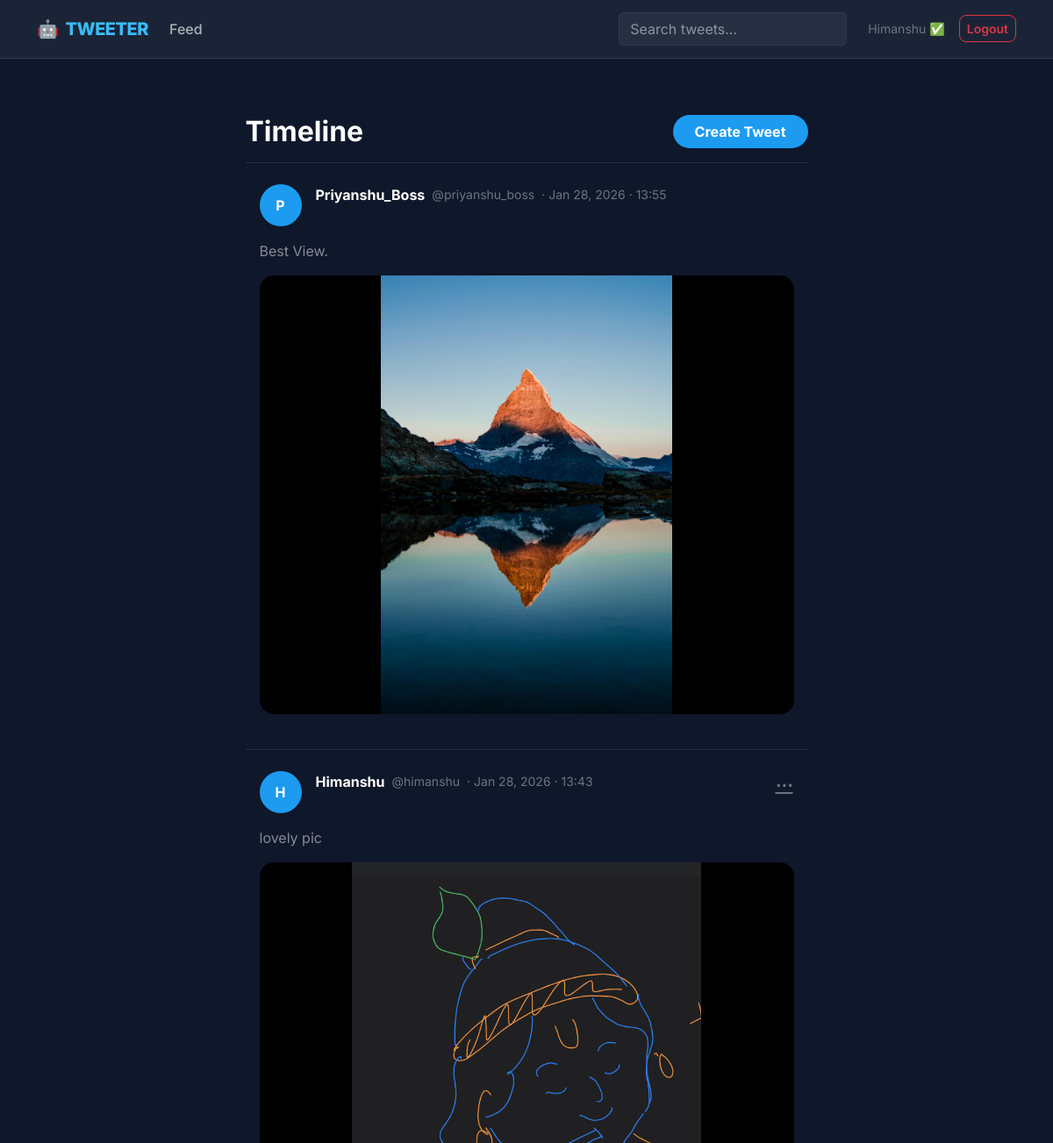
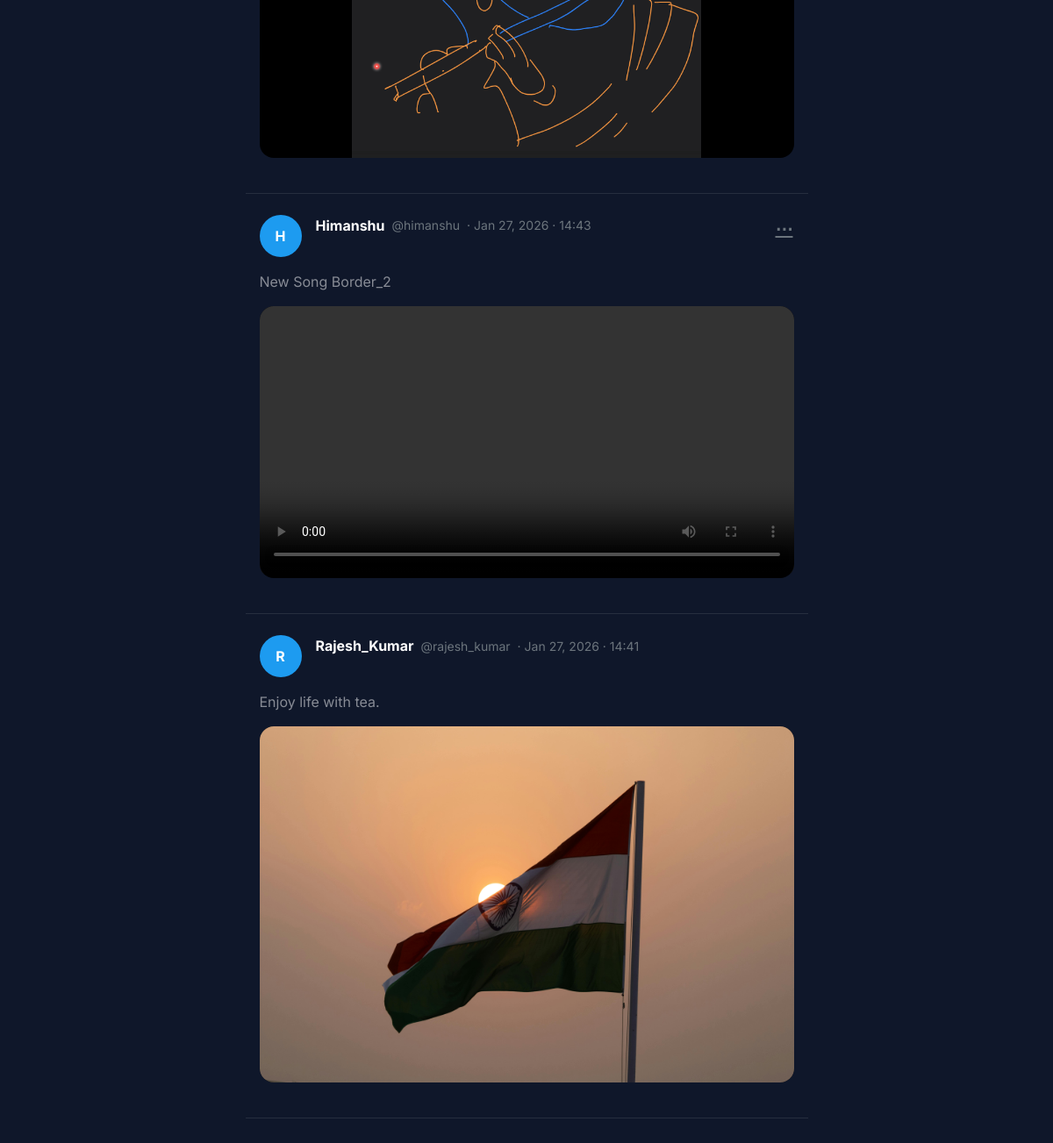
The page /tweet/ (signed in) on the database its author committed (2 pictures, top to bottom).
### tweet/models.py (models this page shows, shortened)
class Tweet(models.Model):
    user=models.ForeignKey(User,on_delete=models.CASCADE)
    text=models.TextField(max_length=150)
    photo=models.ImageField(upload_to='photos/',blank=True,null=True)
    video=models.FileField(upload_to='videos/',blank=True,null=True)
    created_at=models.DateTimeField(auto_now_add=True)
    updated_at=models.DateTimeField(auto_now=True)

### tweet/views.py (the view)
# urls.py: path('', views.tweet_list,name='tweet_list'),
def tweet_list(request):
    tweets=Tweet.objects.all().order_by('-created_at')
    return render(request,'tweet_list.html',{'tweets':tweets})

### tweet/templates/tweet_list.html (shortened to what this page needs)
{% extends "layout.html" %}
{% block content %}
<div class="row justify-content-center">
  <div class="col-12 col-lg-7">
    <div class="d-flex justify-content-between align-items-center py-3 border-bottom border-secondary border-opacity-25">
      <h2 class="fw-bold text-white mb-0">Timeline</h2>
      <a href="{% url 'tweet_create' %}" class="btn btn-tweet px-4">
        Create Tweet
      </a>
    </div>
    {% for tweet in tweets %}
    <div class="tweet-card px-3 py-4 border-bottom border-secondary border-opacity-25">
      <div class="d-flex justify-content-between align-items-start">
        <div class="d-flex gap-3">
          <div class="avatar">
            {{ tweet.user.username|first|upper }}
          </div>
          <div>
            <div class="d-flex flex-wrap align-items-center gap-2">
              <span class="fw-bold text-white">
                {{ tweet.user.username }}
              </span>
              <span class="text-secondary small">
                @{{ tweet.user.username|lower }}
              </span>
              <span class="text-secondary small">
                · {{ tweet.created_at|date:"M d, Y · H:i" }}
              </span>
            </div>
          </div>
        </div>
        {% if tweet.user == user %}
        <div class="dropdown">
          <button class="btn btn-link text-secondary p-0 fs-5" data-bs-toggle="dropdown">
            ⋯
          </button>
        </div>
        {% endif %}
      </div>
      <p class="mt-3 mb-3 text-white-50 lh-base">
        {{ tweet.text }}
      </p>
      {% if tweet.photo %}
      <div class="media-wrapper mb-3">
        <img src="{{ tweet.photo.url }}" alt="Tweet image">
      </div>
      {% elif tweet.video %}
      <div class="media-wrapper mb-3">
        <video controls >
          <source src="{{ tweet.video.url }}">
        </video>
      </div>
      {% endif %}
    </div>
    {% empty %}
    <div class="text-center py-5 text-secondary">
      <div class="display-6">📭</div>
      <p>No tweets yet</p>
    </div>
    {% endfor %}
  </div>
</div>
{% endblock %}

### templates/layout.html (shortened to what this page needs)
{% load static %}
<!doctype html>
<html lang="en" data-bs-theme="dark">
<head>
    <link href="https://cdn.jsdelivr.net/npm/bootstrap@5.3.0/dist/css/bootstrap.min.css" rel="stylesheet">
</head>
<body>
    <nav class="navbar navbar-expand-lg sticky-top">
        <div class="container">
            <a class="navbar-brand d-flex align-items-center" href="{% url 'tweet_list' %}">
                <span class="me-2">🤖</span> TWEETER
            </a>
            <div class="collapse navbar-collapse" id="navContent">
                <ul class="navbar-nav me-auto mb-2 mb-lg-0">
                    <li class="nav-item">
                        <a class="nav-link" href="{% url 'tweet_list' %}">Feed</a>
                    </li>
                </ul>
                <form class="d-flex me-3" role="search">
                    <input class="form-control me-2" type="search" placeholder="Search tweets..." aria-label="Search">
                </form>
                <div class="d-flex align-items-center gap-2">
                    {% if user.is_authenticated %}
                        <span class="text-secondary me-2 small">{{ user.username }} ✅</span>
                        <form method="post" action="{% url 'logout' %}" class="m-0">
                            <button class="btn btn-outline-danger btn-sm" type="submit">Logout</button>
                        </form>
                    {% else %}
                        <a href="{% url 'login' %}" class="btn btn-link text-decoration-none text-light">Login</a>
                        <a href="{% url 'register' %}" class="btn btn-primary">Sign Up</a>
                    {% endif %}
                </div>
            </div>
        </div>
    </nav>
    <main class="container main-container">
        {% block content %}{% endblock %}
    </main>
</body>
</html>

### templates/layout.html (style rules this page uses)
body { font-family: 'Inter', sans-serif; background-color: #0f172a; color: #f8fafc; }
.navbar { backdrop-filter: blur(10px); background-color: rgba(30, 41, 59, 0.8) !important; border-bottom: 1px solid rgba(255, 255, 255, 0.1); padding: 0.8rem 1rem; }
.navbar-brand { font-weight: 800; letter-spacing: -0.5px; color: #38bdf8 !important; }
.nav-link { font-weight: 500; transition: color 0.3s ease; }
.main-container { margin-top: 3rem; margin-bottom: 3rem; min-height: 80vh; }
.btn { border-radius: 8px; font-weight: 600; transition: all 0.2s ease; }
.form-control { background-color: rgba(255, 255, 255, 0.05); border: 1px solid rgba(255, 255, 255, 0.1); color: white; }

### tweet/templates/tweet_list.html (style rules this page uses)
.avatar { width: 48px; height: 48px; background: #1d9bf0; color: #fff; border-radius: 50%; font-weight: 700; display: flex; align-items: center; justify-content: center; }
.media-wrapper { background: #000; border-radius: 16px; overflow: hidden; }
.media-wrapper img, .media-wrapper video { width: 100%; max-height: 500px; object-fit: contain; }
.btn-tweet { background: #1d9bf0; color: #fff; border-radius: 999px; font-weight: 700; }

### rows shown on the page
Tweet: user.username|first "P", user.username "Priyanshu_Boss", user.username "priyanshu_boss", created_at "Jan 28, 2026 · 13:55", text "Best View.", photo (picture)
Tweet: user.username|first "H", user.username "Himanshu", user.username "himanshu", created_at "Jan 28, 2026 · 13:43", text "lovely pic", photo (picture)
Tweet: user.username|first "H", user.username "Himanshu", user.username "himanshu", created_at "Jan 27, 2026 · 14:43", text "New Song Border_2"
Tweet: user.username|first "R", user.username "Rajesh_Kumar", user.username "rajesh_kumar", created_at "Jan 27, 2026 · 14:41", text "Enjoy life with tea.", photo (picture)

### other values the page prints
{{ user.username }} "Himanshu"
